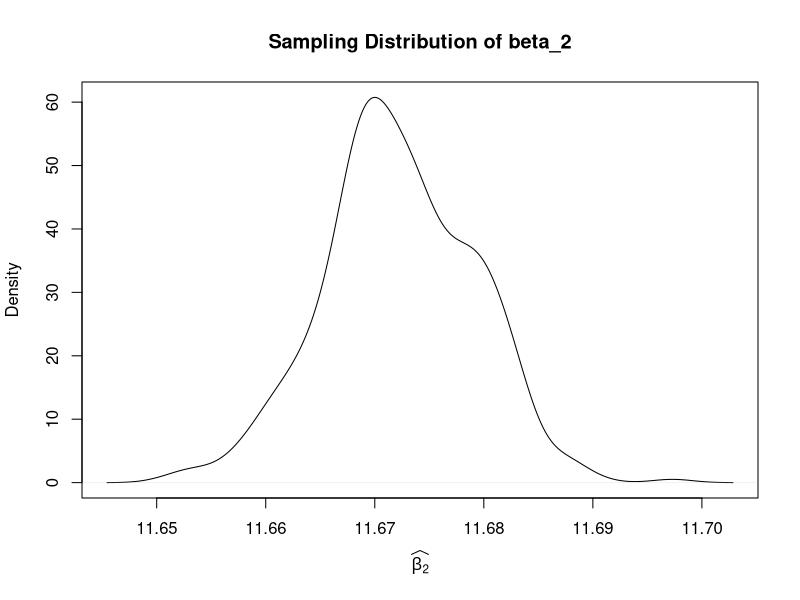

This chart was generated by the following R code:
# Load required libraries
# install.packages("spdep")
# install.packages("spatialreg")
library(spdep)
library(spatialreg)

# Parameters
b <- c(5, 10)  # True coefficient vector (beta)
rho <- 0.7     # Spatial autocorrelation parameter (rho), 0.7 for indicating strong correlation
n <- 900       # Number of observations

# Create an artificial DGP
# Generate artificial covariate matrix X with an intercept and a uniformly distributed covariate
X <- matrix(c(rep(1, n), runif(n, -10, 10)), n, 2)

# Create an artificial spatial weight matrix W for a rectangular grid
W <- cell2nb(sqrt(n), sqrt(n))

# Invert the matrix I - rho * W
IW <- invIrM(W, rho)

# Number of bootstrap simulations
r <- 420

# Matrix to store bootstrap estimates of beta
b_hat <- matrix(NA, r, 2)

# Set seed for reproducibility
set.seed(420)

# Bootstrap to estimate beta coefficients
for (i in 1:r) {
  e <- rnorm(n, mean = 0, sd = 1)  # Generate random error terms from N(0, 1)
  y_sim <- IW %*% X %*% b + IW %*% e  # Simulate dependent variable with spatial autocorrelation
  ols <- lm(y_sim ~ X[, 2] - 1)  # Ordinary Least Squares regression (no intercept)
  b_hat[i, ] <- coef(ols)  # Store the estimated coefficients
}

# Plot the sampling distribution of the second coefficient (beta_2)
plot(density(b_hat[, 2]), xlab = expression(widehat(beta[2])), main = "Sampling Distribution of beta_2")

# Summary statistics for bootstrap estimates
summary(b_hat)

# Note: The confidence intervals of the bootstrap estimates do not include the true beta
#       indicating that positive spatial correlation biases the estimates of beta.
